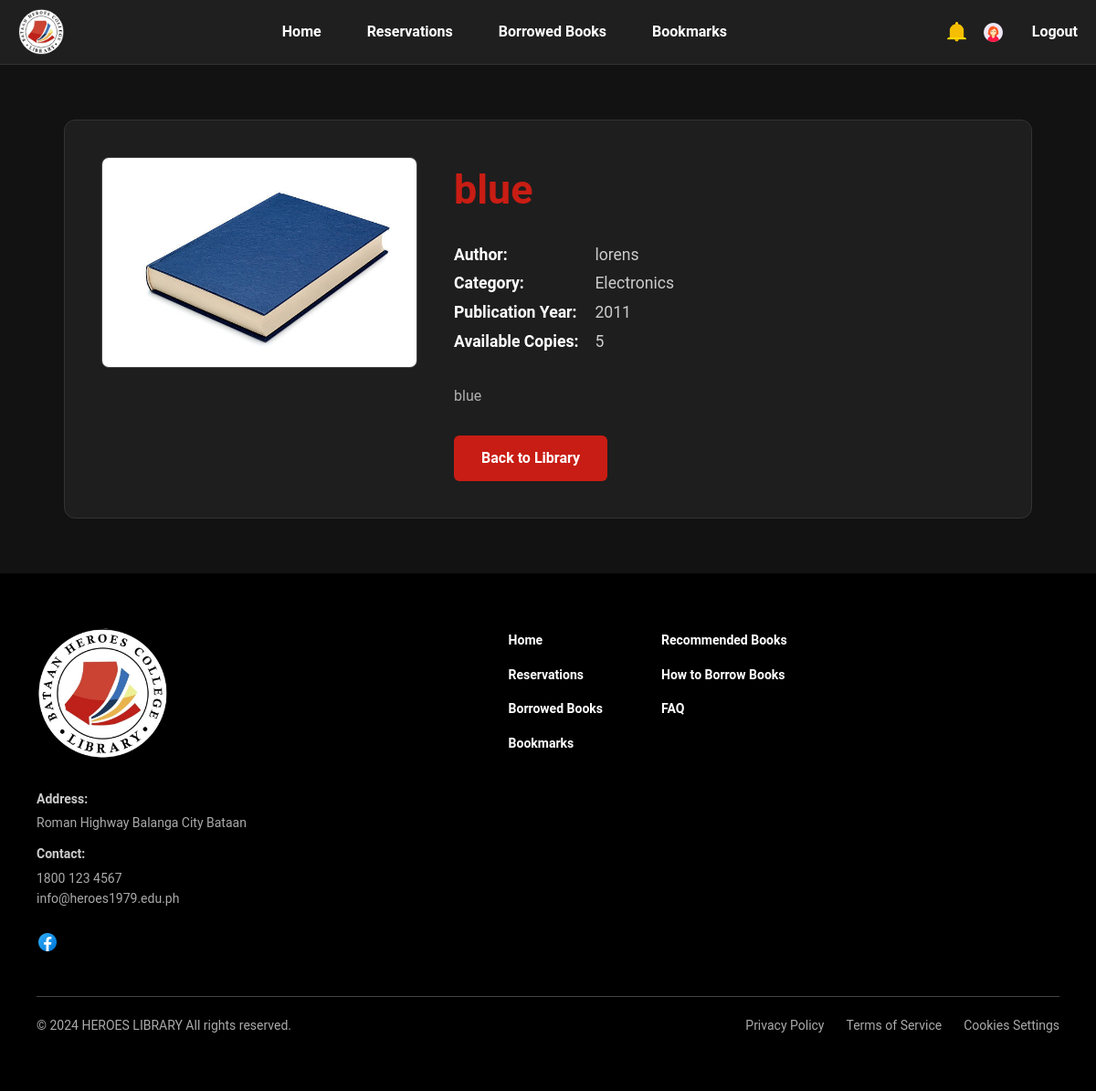
Screenshot of /frontend/book-details.php?id=2 (signed in) with the database file from the repository.
### tables this page shows
CREATE TABLE `books` (
  `book_id` int(11) NOT NULL,
  `book_name` varchar(255) NOT NULL,
  `book_description` text DEFAULT NULL,
  `category` varchar(255) NOT NULL,
  `favorite` tinyint(1) NOT NULL DEFAULT 0,
  `author` varchar(255) DEFAULT NULL,
  `publication_year` year(4) DEFAULT NULL,
  `total_copies` int(11) NOT NULL DEFAULT 1,
  `available_copies` int(11) NOT NULL DEFAULT 1,
  `book_image_path` varchar(255) DEFAULT NULL
);

### frontend/book-details.php (the view, shortened to what this page needs)
<?php
include '../backend/db_connect.php';
$book_id = $_GET['id'];
$sql = "SELECT * FROM books WHERE book_id = ?";
$stmt = $conn->prepare($sql);
$stmt->bind_param("i", $book_id);
$stmt->execute();
$result = $stmt->get_result();
$book = $result->fetch_assoc();
?>
<!DOCTYPE html>
<html lang="en">
<head>
    <link rel="stylesheet" href="home.css">
</head>
<body>
    <header class="header">
         <div class="logo-container">
            <img src="LIBRARY_LOGO.png" alt="Logo">
        </div>
        <nav>
            <ul>
                <li><a href="home.php">Home</a></li>
                <li><a href="reservation-section.html">Reservations</a></li>
                <li><a href="borrow-books.html">Borrowed Books</a></li>
                <li><a href="bookmark.html">Bookmarks</a></li>
            </ul>
        </nav>
        <div class="prof-notif-icon">
            <img class="notification-icons" src="NOTIF-ICON.png" alt="Notification">
            <img class="profile-icons " src="profile-icon.png" alt="Profile">
            <a href="../backend/logout.php" style="margin-left: 15px; color: white; text-decoration: none; font-weight: bold;">Logout</a>
        </div>
    </header>
    <div class="details-page-container">
        <div class="details-card">
            <div class="details-image-section">
                <img src="<?php echo htmlspecialchars(!empty($book['book_image_path']) ? $book['book_image_path'] : 'placeholder.png'); ?>" alt="Cover of <?php echo htmlspecialchars($book['book_name']); ?>">
            </div>
            <div class="details-info-section">
                <h1><?php echo htmlspecialchars($book['book_name']); ?></h1>
                <p class="info-item">
                    <strong>Author:</strong> <?php echo htmlspecialchars($book['author']); ?>
                </p>
                <p class="info-item">
                    <strong>Category:</strong> <?php echo htmlspecialchars($book['category']); ?>
                </p>
                <p class="info-item">
                    <strong>Publication Year:</strong> <?php echo htmlspecialchars($book['publication_year']); ?>
                </p>
                <p class="info-item">
                    <strong>Available Copies:</strong> <?php echo htmlspecialchars($book['available_copies']); ?>
                </p>
                <div class="description-section">
                    <p><?php echo nl2br(htmlspecialchars($book['book_description'])); ?></p>
                </div>
                <a href="home.php" class="back-button">Back to Library</a>
            </div>
        </div>
    </div>
    <footer>
        <div class="footer">
            <div class="footer-content">
                <div class="footer-column company-info">
                    <div class="company-logo"><img src="LIBRARY_LOGO.png" alt="Company Logo" /></div>
                    <div class="footer-details">
                        <div class="footer-item"><span class="footer-title">Address:</span><span class="footer-text">Roman Highway Balanga City Bataan</span></div>
                        <div class="footer-item"><span class="footer-title">Contact:</span><span class="footer-text">1800 123 4567</span><span class="footer-text">info@heroes1979.edu.ph</span></div>
                    </div>
                    <div class="social-links"><img src="FB_LOGO.png" alt="Facebook" /></div>
                </div>
                <div class="footer-column footer-links">
                    <ul>
                        <li><a href="home.php">Home</a></li>
                        <li><a href="reservation-section.html">Reservations</a></li>
                        <li><a href="bookmark.html">Borrowed Books</a></li>
                        <li><a href="bookmark.html">Bookmarks</a></li>
                    </ul>
                    <ul>
                        <li><a href="#">Recommended Books</a></li>
                        <li><a href="#">How to Borrow Books</a></li>
                        <li><a href="#">FAQ</a></li>
                    </ul>
                </div>
            </div>
            <div class="footer-bottom">
                <div class="footer-row">
                    <span>© 2024 HEROES LIBRARY All rights reserved.</span>
                    <div class="footer-bottom-links">
                        <a href="#">Privacy Policy</a>
                        <a href="#">Terms of Service</a>
                        <a href="#">Cookies Settings</a>
                    </div>
                </div>
            </div>
        </div>
    </footer>
</body>
</html>

### frontend/home.css (style rules this page uses)
* { box-sizing: border-box; margin: 0; padding: 0; }
body { font-family: "Roboto", sans-serif; line-height: 1.6; background: #121212; color: #ffffff; }
header { background-color: #1f1f1f; color: white; padding: 10px 20px; display: flex; align-items: center; justify-content: space-between; flex-wrap: wrap; border-bottom: 1px solid #333; }
.logo-container { display: flex; align-items: center; gap: 10px; }
.logo-container img { max-width: 50px; max-height: 50px; }
.notification-icons, .profile-icons { max-width: 25px; max-height: 25px; }
nav ul { display: flex; list-style: none; gap: 20px; flex-wrap: wrap; justify-content: center; }
nav ul li { margin: 0 15px; }
nav ul li a { color: white; text-decoration: none; font-weight: bold; transition: 0.3s; }
header > div { display: flex; align-items: center; gap: 15px; }
footer { background: #000; padding: 60px 40px; color: #aaa; }
.footer-content { display: flex; max-width: 1200px; margin: 0 auto 40px auto; gap: 64px; flex-wrap: wrap; }
.footer-column { flex: 1; min-width: 220px; }
.footer-column.company-info { flex: 1.5; }
.company-logo img { width: 144px; margin-bottom: 24px; }
.footer-item { margin-bottom: 12px; }
.footer-title { font-size: 14px; font-weight: 600; color: #ccc; display: block; margin-bottom: 4px; }
.footer-text { font-size: 14px; display: block; }
.social-links { margin-top: 24px; }
.social-links img { width: 24px; height: 24px; }
.footer-column.footer-links { display: flex; gap: 64px; flex: 2; }
.footer-links ul { list-style: none; padding: 0; margin: 0; }
.footer-links ul li { margin-bottom: 12px; }
.footer-links ul li a { color: #fff; font-size: 14px; font-weight: 600; text-decoration: none; transition: color 0.3s ease; }
.footer-bottom { max-width: 1200px; margin: 0 auto; padding-top: 20px; border-top: 1px solid #444; }
.footer-row { display: flex; justify-content: space-between; align-items: center; flex-wrap: wrap; gap: 10px; }
.footer-row span { font-size: 14px; }
.footer-bottom-links { display: flex; gap: 24px; }
.footer-bottom-links a { font-size: 14px; color: #aaa; text-decoration: none; }

### frontend/book-details.php (style rules this page uses)
body { background-color: #121212; color: #ffffff; }
.details-page-container { max-width: 1100px; margin: 40px auto; padding: 20px; min-height: calc(100vh - 400px); }
.details-card { display: flex; flex-wrap: wrap; gap: 40px; padding: 40px; background-color: #1e1e1e; border-radius: 12px; border: 1px solid #333; }
.details-image-section { flex: 1 1 300px; max-width: 350px; }
.details-image-section img { width: 100%; height: auto; border-radius: 8px; object-fit: cover; border: 1px solid #444; }
.details-info-section { flex: 2 1 500px; }
.details-info-section h1 { font-size: 2.8rem; font-weight: bold; color: #c81d14; margin: 0 0 20px 0; }
.details-info-section .info-item { font-size: 1.1rem; line-height: 1.8; color: #ccc; }
.details-info-section .info-item strong { color: #ffffff; min-width: 150px; display: inline-block; }
.description-section { margin-top: 30px; font-size: 1rem; line-height: 1.7; text-align: justify; color: #b0b0b0; }
.back-button { display: inline-block; margin-top: 30px; padding: 12px 30px; background-color: #c81d14; color: #fff; text-decoration: none; border-radius: 6px; font-weight: bold; transition: background-color 0.3s ease; }

### rows the page displays
books: book_image_path (picture), book_name "blue", author "lorens", category "Electronics", publication_year "2011", available_copies "5", book_description "blue"
